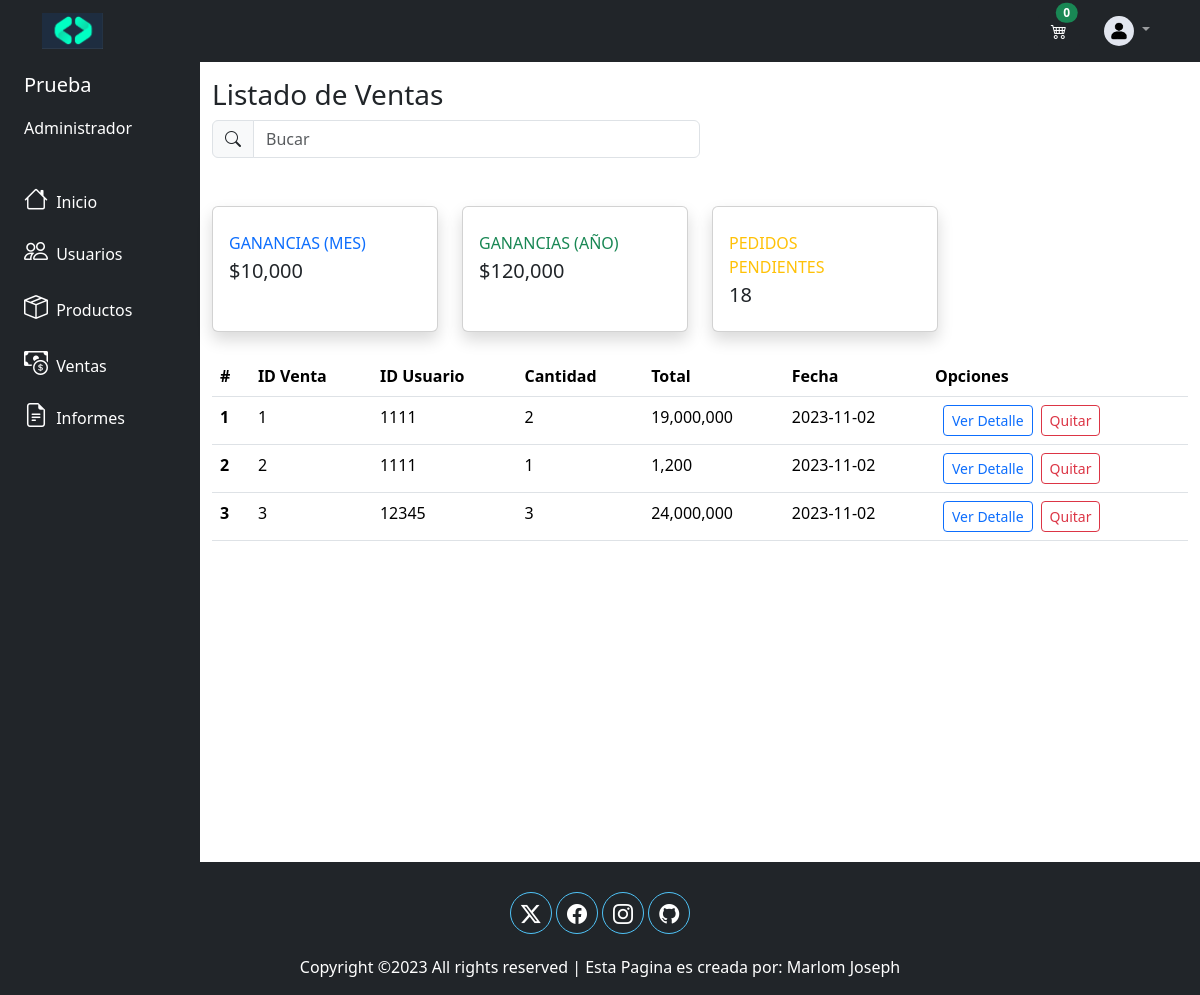
The app's page /view/ventas/ventas.php (signed in) with its own data.
### tables this page shows
CREATE TABLE `ventas` (
  `id_venta` int(11) NOT NULL,
  `id_usuario` int(11) DEFAULT NULL,
  `id_session` varchar(150) DEFAULT NULL,
  `cantidad` int(11) DEFAULT NULL,
  `total_venta` float DEFAULT NULL,
  `fecha` date DEFAULT NULL,
  `hora` time DEFAULT NULL
);

### config/db.php (called while the page is built)
<?php
class db {
    private $host = "localhost";
    private $dbname = "crm_db";
    private $user = "root";
    private $password = "";
    public function conexion() {
        try {
            $PDO = new PDO("mysql:host=".$this->host.";port=3306;dbname=".$this->dbname,$this->user,$this->password);
            return $PDO;
        } catch (PDOException $e) {
            echo "<script>alert('Error conectando la base de datos')</script>";
            return $e->getMessage();
        }
    }
}

### controlador/ventasController.php (called while the page is built, shortened)
<?php
class ventasController
{
    private $model;
    public function __construct()
    {
        require_once('C:\xampp\htdocs\www\PHP_MySQL\modelo\ventasModel.php');
        $this->model = new ventasModel();
    }
    public function listarVentas()
    {
        return ($this->model->listarVentas()) ? $this->model->listarVentas() : false;
    }
}

### modelo/ventasModel.php (called while the page is built, shortened)
<?php
class ventasModel
{
    private $PDO;
    public function __construct()
    {
        require_once('C:\xampp\htdocs\www\PHP_MySQL\config\db.php');
        $con = new db();
        $this->PDO = $con->conexion();
    }
    public function listarVentas()
    {
        $sql = $this->PDO->prepare(" SELECT * FROM ventas ");
        return ($sql->execute()) ? $sql->fetchAll(PDO::FETCH_OBJ) : false;
    }
}

### view/ventas/ventas.php (the view, shortened to what this page needs)
<?php
require_once('./../head/navbar.php');
require_once('./../../controlador/ventasController.php');
$respuesta = new ventasController();
$res = $respuesta->listarVentas();
?>
<div class="container-fluid">
    <div class="row flex-nowrap">
        <?php require_once('./../head/menuLateral.php') ?>
        <div class="col py-3">
            <h3>Listado de Ventas</h3>
            <div class="d-flex justify-content-between">
                <div class="input-group w-50 h-50">
                    <span class="input-group-text"><i class="bi bi-search"></i></i></span>
                    <input type="text" class="form-control" placeholder="Bucar" name="buscar" id="search" onkeyup="buscarTabla()">
                </div>
            </div>
            <div class="row mt-5">
                <div class="col-xl-3 col-md-6 mb-4">
                    <div class="card border-left-primary shadow h-100 py-2">
                        <div class="card-body">
                            <div class="row no-gutters align-items-center">
                                <div class="col mr-2">
                                    <div class="text-xs font-weight-bold text-primary text-uppercase mb-1">
                                        Ganancias (Mes)</div>
                                    <div class="h5 mb-0 font-weight-bold text-gray-800">$10,000</div>
                                </div>
                            </div>
                        </div>
                    </div>
                </div>
                <div class="col-xl-3 col-md-6 mb-4">
                    <div class="card border-left-success shadow h-100 py-2">
                        <div class="card-body">
                            <div class="row no-gutters align-items-center">
                                <div class="col mr-2">
                                    <div class="text-xs font-weight-bold text-success text-uppercase mb-1">
                                        Ganancias (Año)</div>
                                    <div class="h5 mb-0 font-weight-bold text-gray-800">$120,000</div>
                                </div>
                            </div>
                        </div>
                    </div>
                </div>
                <div class="col-xl-3 col-md-6 mb-4">
                    <div class="card border-left-warning shadow h-100 py-2">
                        <div class="card-body">
                            <div class="row no-gutters align-items-center">
                                <div class="col mr-2">
                                    <div class="text-xs font-weight-bold text-warning text-uppercase mb-1">
                                        Pedidos Pendientes</div>
                                    <div class="h5 mb-0 font-weight-bold text-gray-800">18</div>
                                </div>
                            </div>
                        </div>
                    </div>
                </div>
            </div>
            <table class="table table-hover" id="tablaDatos">
                <thead>
                    <tr>
                        <th scope="col">#</th>
                        <th scope="col">ID Venta</th>
                        <th scope="col">ID Usuario</th>
                        <th scope="col">Cantidad</th>
                        <th scope="col">Total</th>
                        <th scope="col">Fecha</th>
                        <th scope="col">Opciones</th>
                    </tr>
                </thead>
                <tbody>
                    <?php if (!empty($res)) : ?>
                        <?php $numero = 1;
                        foreach ($res as $venta) : ?>
                            <tr>
                                <td class="fw-bold" scope="row"><?php echo $numero ?></td>
                                <td><?php echo $venta->id_venta ?></td>
                                <td><?php echo $venta->id_usuario ?></td>
                                <td><?php echo $venta->cantidad ?></td>
                                <td><?php echo number_format($venta->total_venta, 0) ?></td>
                                <td><?php echo $venta->fecha ?></td>
                                <td>
                                    <div class="d-flex">
                                        <div class="mx-2">
                                            <a href="./detalleVenta.php?id=<?php echo $venta->id_venta ?>" class="btn btn-sm btn-outline-primary">Ver Detalle</a>
                                        </div>
                                        <div class="">
                                            <form action="" method="POST">
                                                <button type="submit" class="btn btn-sm btn-outline-danger">Quitar</button>
                                            </form>
                                        </div>
                                    </div>
                                </td>
                            </tr>
                        <?php $numero = $numero + 1;
                        endforeach; ?>
                    <?php else : ?>
                        <tr>
                            <td colspan="7" class="text-center">No hay ventas que mostrar.</td>
                        </tr>
                    <?php endif; ?>
                </tbody>
            </table>
        </div>
    </div>
</div>
<?php
require_once('./../head/footer.php')
?>

### records on screen
ventas: id_venta "1", id_usuario "1111", cantidad "2", total_venta "19,000,000", fecha "2023-11-02"
ventas: id_venta "2", id_usuario "1111", cantidad "1", total_venta "1,200", fecha "2023-11-02"
ventas: id_venta "3", id_usuario "12345", cantidad "3", total_venta "24,000,000", fecha "2023-11-02"

### other values on screen
$cantidad "0"
$_SESSION['nombre'] "Prueba"
$_SESSION['tipo_usuario'] "Administrador"
